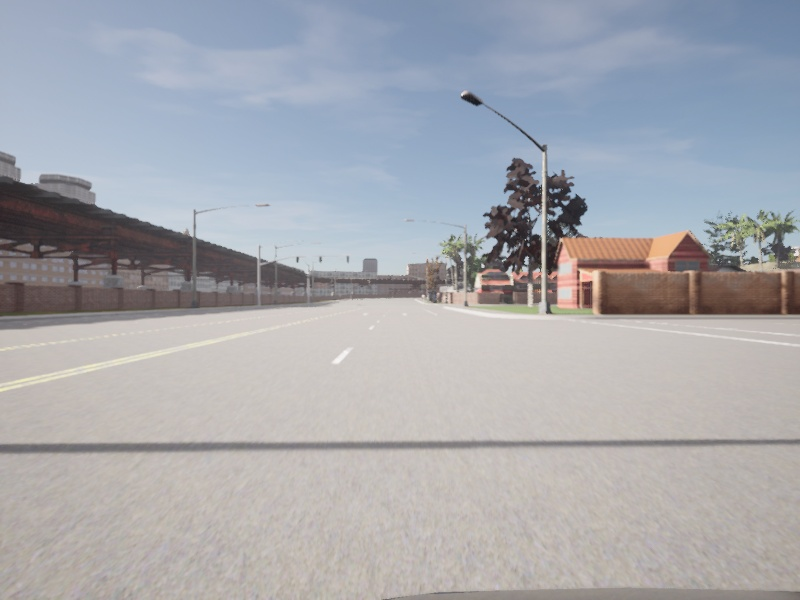
#> input picture src/code_ws/pictures/image_left_352.jpg, 800 x 600 px; its folder holds 4 pictures in this run
$ python FeatureDetection_ORB.py
#> lines starting #> are read from the running program, lines starting #| are printed output that depends on the picture
#!/bin/python3
import cv2 as cv
import numpy as np


def read_img(img_num):
#> called with img_num = 352
    img = cv.imread(f"./pictures/image_left_{img_num}.jpg")
#> img is the input picture: shape (600, 800, 3); mean B, G, R 174.1, 168.5, 166.8
    return img


def read_stereoFromFiles(img_num):
    return [read_img(img_num), read_img(img_num)]


if __name__ == "__main__":
    # read images from files
    img_left, img_right = read_stereoFromFiles(352)
    # rpepare images
    gray_left = cv.cvtColor(img_left, cv.COLOR_BGR2GRAY)
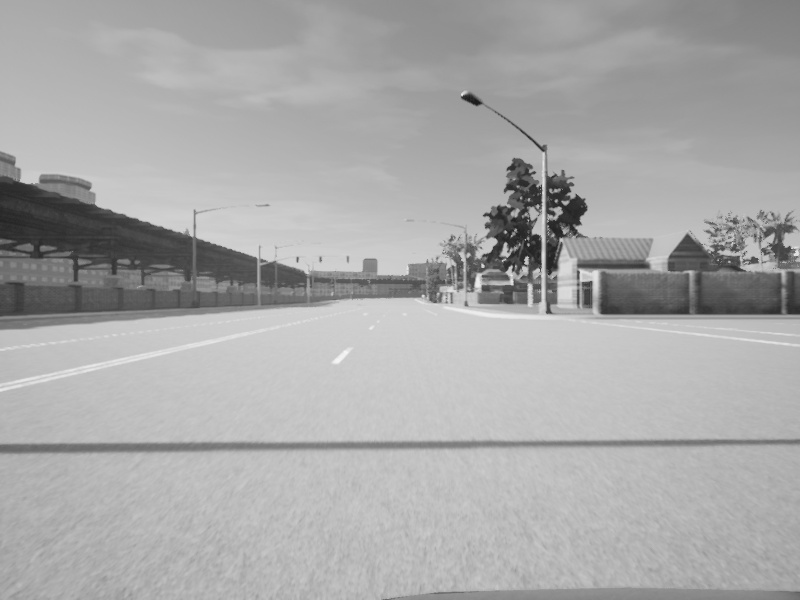
#> gray_left: shape (600, 800); min 26, max 246, mean 168.6
    gray_left = np.float32(gray_left)

    orb = cv.ORB_create()

    # Find keypoints and descriptors with ORB
    keypoints_left, descriptors_left = orb.detectAndCompute(img_left, None)
#> keypoints_left = 500 keypoints; strongest (x, y, size): (526, 262, 31), (527, 257, 31), (511, 266, 31), (483, 265, 31)
    keypoints_right, descriptors_right = orb.detectAndCompute(img_left, None)
#> keypoints_right has the same summary as keypoints_left

    # Create a BFMatcher object.
    # It will find all of the matching keypoints on two images
    bf = cv.BFMatcher_create(cv.NORM_HAMMING, crossCheck=True)

    matches = bf.match(descriptors_left, descriptors_right)
#> matches = 500 matches
    single_match = matches[0]
    single_match.distance

    ORB_matches = cv.drawMatches(
        img_left,
        keypoints_left,
        img_right,
        keypoints_right,
        matches[:30],
        None,
        flags=2,
    )
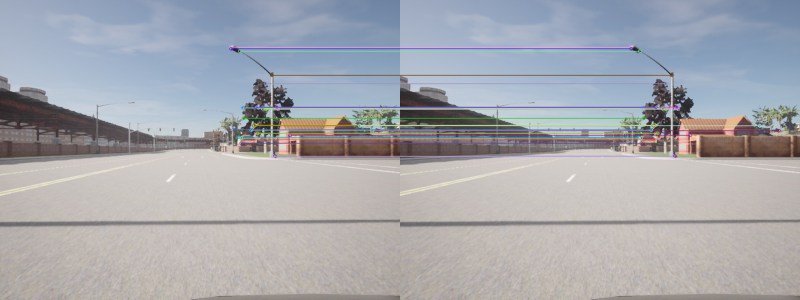
#> ORB_matches: shape (600, 1600, 3) (shown at 1/2 size); mean B, G, R 174.4, 168.5, 166.7
    cv.imshow("orb matches", ORB_matches)

    # cv.imshow("dst", dst_norm_scaled)
    cv.imshow("dst", img_left)
    cv.waitKey(0)
